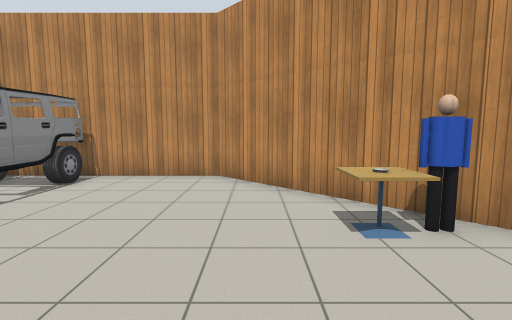
view 1 (above)

20 first-person views from a walk through a Gazebo world. The camera is 1.3 m above the floor, tilts 6° down and sees 85° across. Floor lines are 1 m apart. The floor is counted in squares, 1 m on a side. Each view is taken from the middle of a square. On the plan, view 1 faces up. The plan holds only what a view shows up to about 13 squares ahead; the rest is blank. Robots are left out. Gazebo's built-in surfaces are drawn with simple patterns. Simple shapes stand in for some stock models. Some surface patterns are stand-ins.

view 2
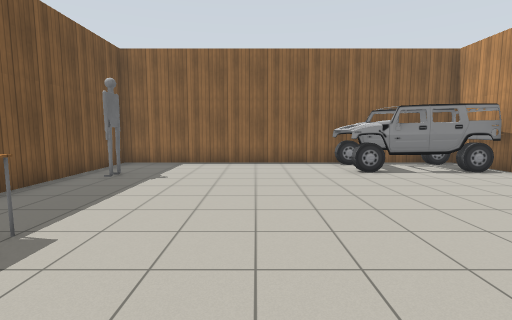

view 3
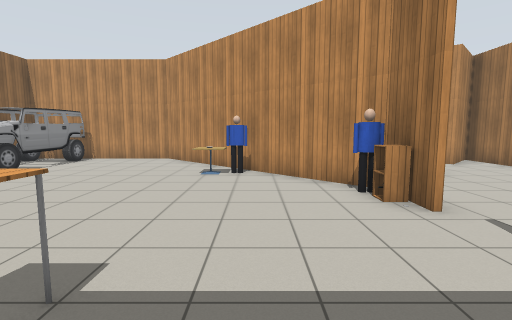

view 4
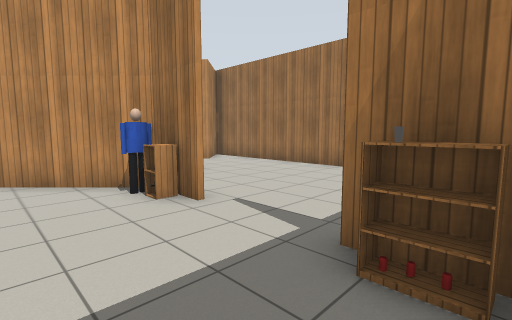

view 5
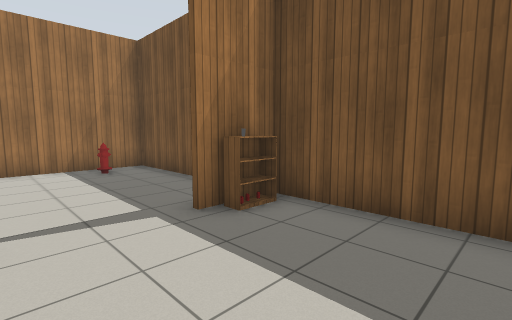

view 6
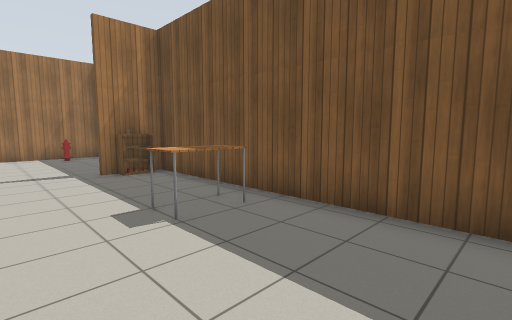

view 7
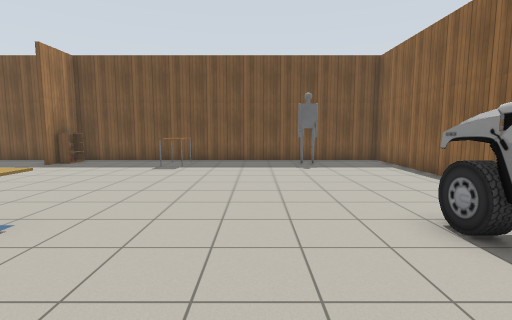

view 8
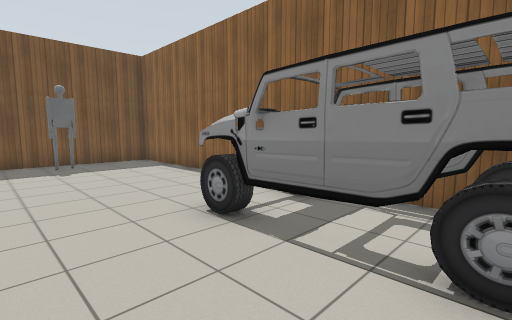

view 9
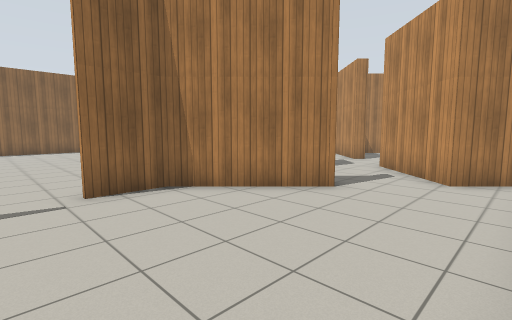

view 10
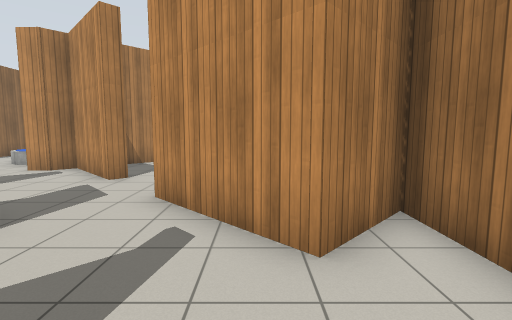

view 11
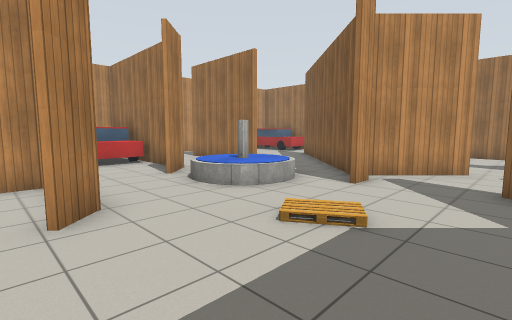

view 12
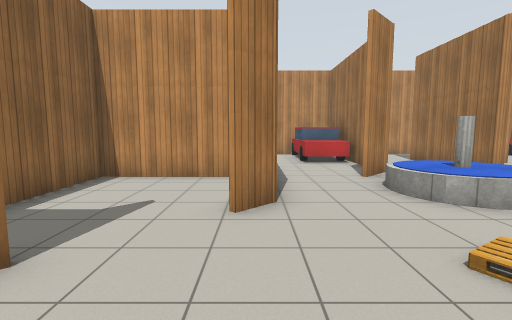

view 13
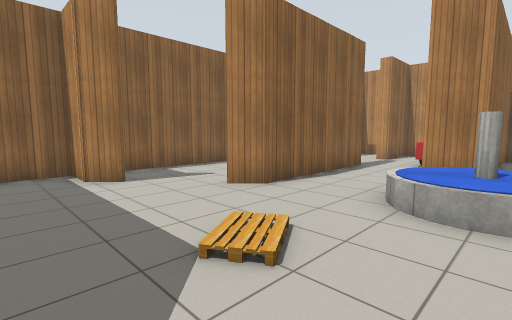

view 14
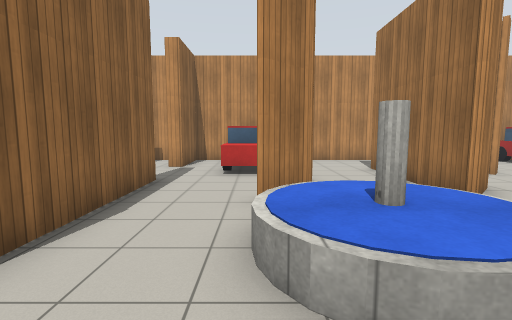

view 15
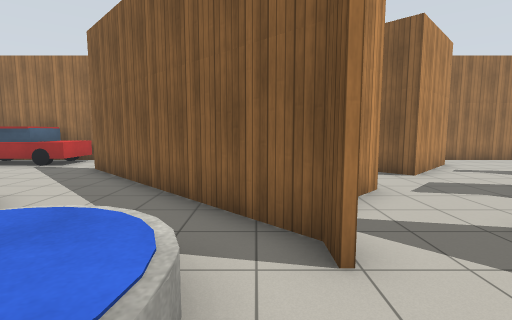

view 16
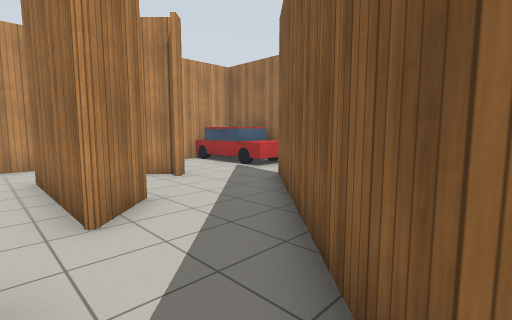

view 17
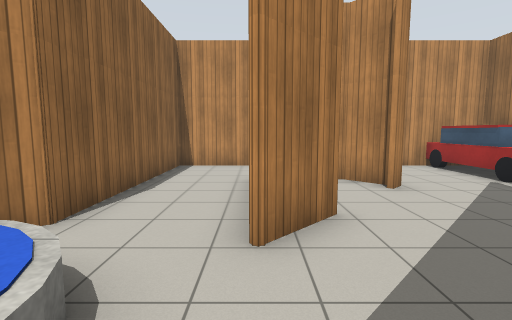

view 18
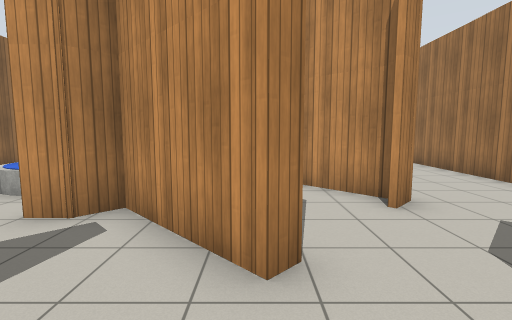

view 19
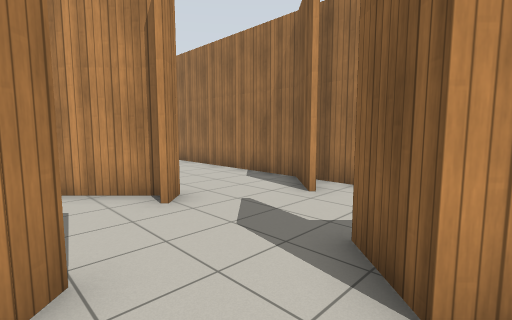

view 20
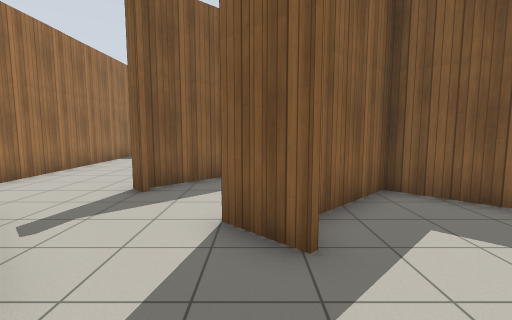

### Floor plan
Ten units are one square. View 1 is at (0, 0); x grows to the right and y downward. Boxes are objects, and circles mark ways between rooms. Rooms are numbered by the first view taken in them; rooms with no view inside come last. Other rooms are left out.
<svg viewBox="-80 -250 210 310">
<path fill="none" stroke="#000" d="M59 -4 59 -11 -11 -80 -50 -80M69 -22 85 -38M83 -43 87 -38 60 -11 60 -4M74 54 124 54 124 -74 107 -58 91 -74M-73 -22 -73 54 55 54M-29 -168 -73 -168 -73 -74M12 -178 0 -167M-26 -194 -26 -140 -34 -132M-53 -116 -60 -109 -74 -109M10 -188 10 -226M25 -122 32 -122 62 -152M-15 -243 -26 -243 -26 -220 -33 -220M-39 -243 -45 -243M86 -132 71 -147M89 -131 83 -125M62 -152 95 -185M58 -146 49 -137M53 -183 40 -169 40 -216M75 -205 71 -201M73 -205 63 -215M109 -113 124 -127 124 -193M65 -107 61 -103 38 -126 32 -121 25 -121M124 -99 124 -121M105 -243 94 -243M91 -74 80 -84 91 -95M52 -243 12 -243 12 -178M54 -72 66 -60M16 -55 32 -39 51 -58M-50 -80 -74 -80"/>
<rect x="-45" y="35" width="10" height="10" fill="#bbb"><title>other object</title></rect>
<rect x="5" y="25" width="10" height="20" fill="#bbb"><title>table</title></rect>
<rect x="5" y="-45" width="20" height="20" fill="#bbb"><title>cafe table</title></rect>
<rect x="15" y="-45" width="10" height="10" fill="#bbb"><title>other object</title></rect>
<rect x="45" y="25" width="10" height="10" fill="#bbb"><title>other object</title></rect>
<rect x="45" y="-15" width="10" height="10" fill="#bbb"><title>person</title></rect>
<rect x="55" y="45" width="10" height="10" fill="#bbb"><title>drink can</title></rect>
<rect x="55" y="35" width="10" height="10" fill="#bbb"><title>bookshelf</title></rect>
<rect x="55" y="25" width="10" height="10" fill="#bbb"><title>drink can</title></rect>
<rect x="55" y="-5" width="10" height="10" fill="#bbb"><title>cabinet</title></rect>
<rect x="105" y="35" width="10" height="10" fill="#bbb"><title>fire hydrant</title></rect>
<rect x="-15" y="-225" width="20" height="30" fill="#bbb"><title>car</title></rect>
<rect x="-5" y="-165" width="40" height="30" fill="#bbb"><title>fountain</title></rect>
<rect x="105" y="-245" width="20" height="50" fill="#bbb"><title>car</title></rect>
<rect x="-75" y="-75" width="30" height="50" fill="#bbb"><title>car</title></rect>
<circle cx="75" cy="-70" r="3" fill="#2a7"/>
<circle cx="30" cy="-105" r="3" fill="#2a7"/>
<circle cx="40" cy="-172" r="3" fill="#2a7"/>
<text x="20" y="0">1</text>
<text x="-20" y="-150">2</text>
<text x="90" y="-160">3</text>
<text x="-60" y="-60">4</text>
</svg>
Room 1 opens to room 3. Room 2 opens to room 3.

Where each view was taken, in squares from view 1:
view 1: 0 up, 0 right, facing up
view 2: 0 up, 4 right, facing left
view 3: 5 down, 3 right, facing up
view 4: 5 down, 3 right, facing up-right
view 5: 1 down, 2 right, facing down-right
view 6: 1 down, 3 left, facing down-right
view 7: 7 up, 2 left, facing down
view 8: 7 up, 2 left, facing down-left
view 9: 2 down, 12 right, facing up-left
view 10: 3 up, 10 right, facing up
view 11: 9 up, 4 left, facing up-right
view 12: 9 up, 3 left, facing up
view 13: 9 up, 2 right, facing up-left
view 14: 12 up, 0 right, facing up
view 15: 13 up, 0 right, facing right
view 16: 13 up, 3 right, facing up-right
view 17: 14 up, 4 right, facing up
view 18: 8 up, 6 right, facing up
view 19: 8 up, 6 right, facing up-right
view 20: 10 up, 6 right, facing down
